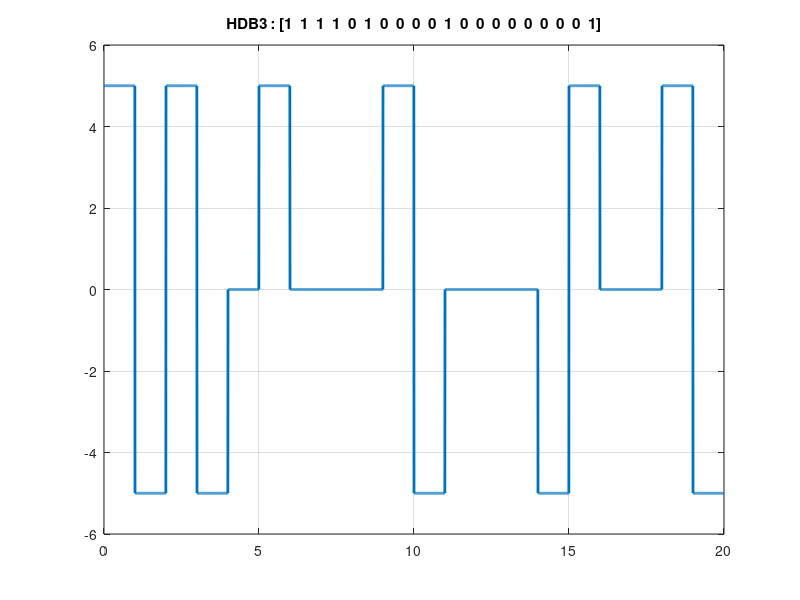

The MATLAB source for this figure:
clc;
close all;
clear all;

bits = [1,1,1,1,0,1,0,0,0,0,1,0,0,0,0,0,0,0,0,1]; 

bitrate = 1;
voltage = 5;
lastNonZero = -voltage;
cnt = 0;
NonZeroPulse = 0;

T = length(bits)/bitrate; %total time for bit sequence
n = 200; %sample per bit
N = n * T; %total sample
dt = T / N; %sampling time
t = 0:dt:T-dt; %every time instance
y = zeros(1,length(t)); %output signal


%modulation
for i = 1 : length(bits)
  if(bits(i) == 0)
    cnt++;
  else
    cnt = 0;
    NonZeroPulse++;
    y((i - 1) * n + 1 : i * n) = -lastNonZero;
    lastNonZero = -lastNonZero;
  endif
  
  if(cnt == 4 && rem(NonZeroPulse,2) == 0)
    y((i - 4) * n + 1 : (i - 3) * n) = -lastNonZero;
    lastNonZero = -lastNonZero;
    y((i - 1) * n + 1 : i * n) = lastNonZero;
    cnt = 0;
    NonZeroPulse += 2;
  elseif(cnt == 4)
    y((i - 1) * n + 1 : i * n) = lastNonZero;
    cnt = 0;
    NonZeroPulse++;
  endif
endfor

%disp("FUCK");
plot(t,y,'LineWidth',2);
axis([0 T -voltage-1 voltage+1]);
grid on;
title(['HDB3 : [' num2str(bits) ']']);

%demodulation
lastNonZero = -voltage;
NonZeroPulse = 0;

for i = 1 : length(t)
  if(rem(i,n) == 0 && y(i) == 0)
      receiving_bits(i / n) = 0;
    elseif(rem(i,n) == 0 && y(i) == lastNonZero) 
      receiving_bits(i / n) = 0;
      receiving_bits((i / n) - 3) = 0;
    elseif(rem(i,n) == 0 && y(i) == -lastNonZero) 
      receiving_bits(i / n) = 1;
      lastNonZero = -lastNonZero;   
  endif
endfor
disp("HDB3 Decoding : ");
disp(receiving_bits);
